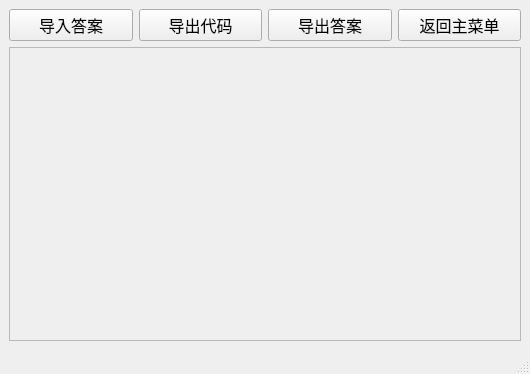
<?xml version="1.0" encoding="UTF-8"?>
<ui version="4.0">
 <class>MainWindow</class>
 <widget class="QMainWindow" name="MainWindow">
  <property name="geometry">
   <rect>
    <x>0</x>
    <y>0</y>
    <width>530</width>
    <height>374</height>
   </rect>
  </property>
  <property name="font">
   <font>
    <pointsize>12</pointsize>
   </font>
  </property>
  <property name="windowTitle">
   <string>人工智能课程代码编辑器-选择题模式</string>
  </property>
  <property name="windowIcon">
   <iconset>
    <normaloff>:/img/badge2.png</normaloff>:/img/badge2.png</iconset>
  </property>
  <widget class="QWidget" name="centralwidget">
   <layout class="QVBoxLayout" name="verticalLayout_2">
    <item>
     <layout class="QHBoxLayout" name="horizontalLayout_5">
      <item>
       <widget class="QPushButton" name="importBtn">
        <property name="text">
         <string>导入答案</string>
        </property>
       </widget>
      </item>
      <item>
       <widget class="QPushButton" name="exportCodeBtn">
        <property name="text">
         <string>导出代码</string>
        </property>
       </widget>
      </item>
      <item>
       <widget class="QPushButton" name="exportAnswerBtn">
        <property name="text">
         <string>导出答案</string>
        </property>
       </widget>
      </item>
      <item>
       <widget class="QPushButton" name="back2HomeBtn">
        <property name="text">
         <string>返回主菜单</string>
        </property>
       </widget>
      </item>
     </layout>
    </item>
    <item>
     <layout class="QHBoxLayout" name="horizontalLayout_2">
      <item>
       <layout class="QHBoxLayout" name="horizontalLayout_3"/>
      </item>
      <item>
       <widget class="QScrollArea" name="scrollArea">
        <property name="styleSheet">
         <string notr="true">#groupContent {
	background-image: url(:/img/badge4.png);
	background-repeat: no-repeat;
	background-attachment: fixed;
}</string>
        </property>
        <property name="widgetResizable">
         <bool>true</bool>
        </property>
        <widget class="QWidget" name="groupContent">
         <property name="geometry">
          <rect>
           <x>0</x>
           <y>0</y>
           <width>508</width>
           <height>298</height>
          </rect>
         </property>
         <property name="styleSheet">
          <string notr="true"/>
         </property>
         <layout class="QVBoxLayout" name="verticalLayout_4">
          <item>
           <layout class="QVBoxLayout" name="verticalLayout"/>
          </item>
         </layout>
        </widget>
       </widget>
      </item>
     </layout>
    </item>
   </layout>
  </widget>
  <widget class="QMenuBar" name="menubar">
   <property name="geometry">
    <rect>
     <x>0</x>
     <y>0</y>
     <width>530</width>
     <height>18</height>
    </rect>
   </property>
  </widget>
  <widget class="QStatusBar" name="statusbar"/>
  <action name="importAction">
   <property name="text">
    <string>导入</string>
   </property>
   <property name="statusTip">
    <string>导入python文件</string>
   </property>
   <property name="font">
    <font>
     <pointsize>10</pointsize>
    </font>
   </property>
   <property name="iconVisibleInMenu">
    <bool>false</bool>
   </property>
  </action>
  <action name="exportAction">
   <property name="text">
    <string>导出</string>
   </property>
   <property name="statusTip">
    <string>另存为python文件</string>
   </property>
   <property name="font">
    <font>
     <pointsize>10</pointsize>
    </font>
   </property>
   <property name="iconVisibleInMenu">
    <bool>false</bool>
   </property>
  </action>
  <action name="quitAction">
   <property name="text">
    <string>退出</string>
   </property>
   <property name="statusTip">
    <string>退出程序</string>
   </property>
   <property name="font">
    <font>
     <pointsize>10</pointsize>
    </font>
   </property>
   <property name="iconVisibleInMenu">
    <bool>false</bool>
   </property>
  </action>
  <action name="saveAction">
   <property name="text">
    <string>保存</string>
   </property>
   <property name="statusTip">
    <string>保存为python文件</string>
   </property>
   <property name="font">
    <font>
     <pointsize>10</pointsize>
    </font>
   </property>
   <property name="shortcut">
    <string>Ctrl+S</string>
   </property>
   <property name="iconVisibleInMenu">
    <bool>false</bool>
   </property>
   <property name="shortcutVisibleInContextMenu">
    <bool>true</bool>
   </property>
  </action>
 </widget>
 <resources>
  <include location="ui.rsc.qrc"/>
 </resources>
 <connections/>
</ui>
